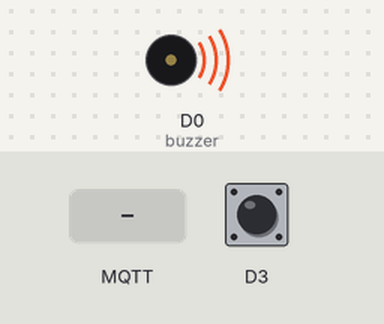
A sketch run on a simulated ESP8266 (NodeMCU). Shown: buzzer (waves = sounding, pin HIGH). Inputs (shaded band) come from the test bench; at power-on: D3 HIGH. WiFi joins after 1.5 s; servers stay silent unless stated; random numbers use the default seed unless the sketch sets one; no MQTT or app messages arrive unless stated; what the sketch prints to the serial monitor is not drawn.

Above: at 2.7 s.
2.8 s: MQTT message "1" arrives on the first subscribed topic
At 3.9 s:
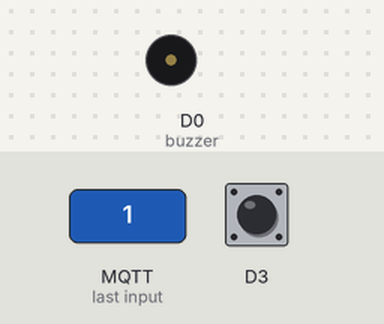
4.3 s: MQTT message "0" arrives on the first subscribed topic
At 5.0 s:
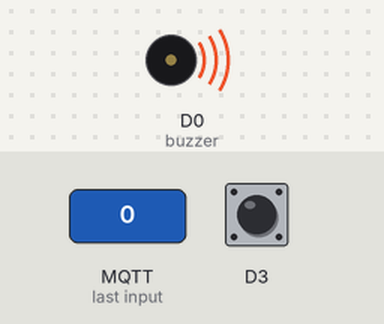
Timing chart, 0 to 7.3 s (numbered marks = the images above; inputs shaded):
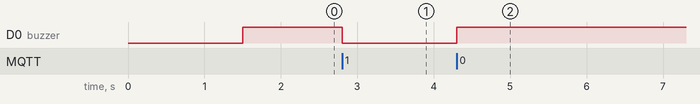

Measured:
- after the input at 2.8 s, D0 (buzzer): HIGH → LOW at once
- after the input at 4.3 s, D0 (buzzer): LOW → HIGH at once

The sketch:

mqtt_buzzer.ino
```cpp
#include <ESP8266WiFi.h>
#include <PubSubClient.h>

// Update these with values suitable for your network.

const char* ssid = "iotraspi";
const char* password = "iotraspi";
const char* mqtt_server = "192.168.12.1";

int buzzer = 16 ; //d0

WiFiClient espClient;
PubSubClient client(espClient);

long lastMsg = 0;
char msg[50];
int value = 0;

char buf[5];

void setup() {
  Serial.begin(115200);

  randomSeed(micros());

  setup_wifi();

  client.setServer(mqtt_server, 1883);
  client.setCallback(callback);

  //setup buzzer
  pinMode (buzzer, OUTPUT) ;
  //configure pin 2 as an input and enable the internal pull-up resistor
  pinMode(D3, INPUT_PULLUP);

  digitalWrite (buzzer, HIGH) ; //no tone
}

void loop() {

  if (!client.connected()) {
    reconnect();
  }

  //read the pushbutton value into a variable
  int sensorVal = digitalRead(D3);

  if (sensorVal == LOW) {
    //ausgeschaltet
    //digitalWrite (buzzer, LOW) ; //no tone
    client.publish("/sensor/button", "1");

    delay(1000);
  }else{
    //digitalWrite (buzzer, HIGH) ; //send tone

  }

  client.loop();
}

void setup_wifi() {
  Serial.println();
  Serial.print("Connecting to ");
  Serial.println(ssid);

  WiFi.begin(ssid, password);

  while (WiFi.status() != WL_CONNECTED) {
    delay(500);
    Serial.print(".");
  }

  Serial.println("IP address: ");
  Serial.println(WiFi.localIP());
}

void callback(char* topic, byte* payload, unsigned int length) {
  Serial.print("Message arrived [");
  Serial.print(topic);
  Serial.print("] ");
  for (int i = 0; i < length; i++) {
    Serial.print((char)payload[i]);
  }
  Serial.println();

  // Switch on the LED if an 1 was received as first character
  if(strcmp(topic, "/actor/buzzer")==0){
    if ((char)payload[0] == '1') {
      //turn on buzzer
      digitalWrite(buzzer, LOW);
    } else {
      digitalWrite(buzzer, HIGH);
    }
  }

}

void reconnect() {
  // Loop until we're reconnected
  while (!client.connected()) {
    Serial.print("Attempting MQTT connection...");
    // Create a random client ID
    String clientId = "ESP8266Client-";
    clientId += String(random(0xffff), HEX);
    // Attempt to connect
    if (client.connect(clientId.c_str())) {
      Serial.println("connected");
      // Once connected, publish an announcement...
      //client.publish("outTopic", "hello world");
      // ... and resubscribe
      client.subscribe("/actor/buzzer");
    } else {
      Serial.print("failed, rc=");
      Serial.print(client.state());
      Serial.println(" try again in 5 seconds");
      // Wait 5 seconds before retrying
      delay(5000);
    }
  }
}
```
